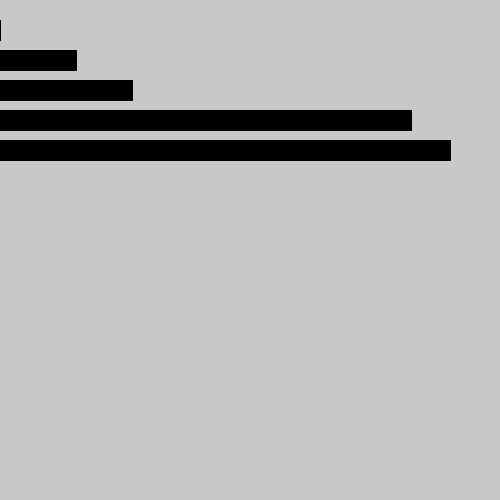
Frame 1 (no input)
Frame 60 (the mouse pressed at the canvas centre just before this capture): identical to frame 1, image omitted
Frame 120 (the mouse held since frame 60 and released just before this capture): identical to frame 1, image omitted

The Processing sketch that drew this single still picture (run headless with seeded random() and noise(); from frame 60 on, the mouse is pressed at the canvas centre):

// Processing sketch: processing_164388
// ── processing_164388.pde

int [] myNumbers = {
  20,
  50,
  72,
  181,
  196
};

int y = 10;     // start position of the bars
float w;        // width of the bars
 
 
void setup(){
   
  size(500,500);
  background(200);
 
  // check the data is contained properly
  for(int i=0; i<myNumbers.length; i++){
   println(" - "+ myNumbers[i]);
  }
   
  int y = 20;    
  for(int i=0; i<myNumbers.length; i++){
 
    w = map(myNumbers[i], 20,196,0,height - 50);
    fill(0);
    rect(0,y,w,20);
     
   
    
     
    y+=30;  
  }
   
}
 
 
void draw(){
}
